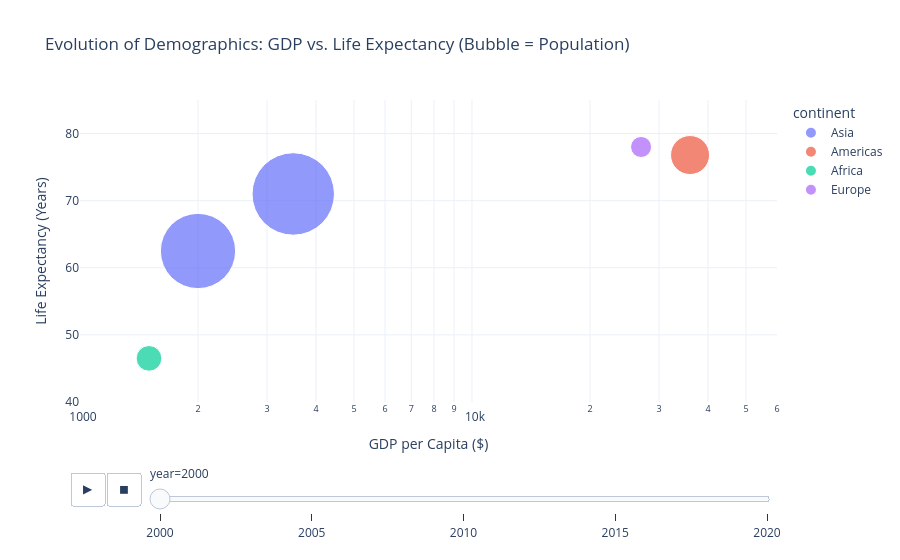

Notebook code cell kept with this figure:
### Code cell
import plotly.express as px
import pandas as pd
import numpy as np

# Synthetic longitudinal demographic panel
years = [2000, 2005, 2010, 2015, 2020]
countries = ['India', 'China', 'United States', 'Nigeria', 'Germany']
records = []

for c in countries:
    base_pop = {'India': 1050, 'China': 1260, 'United States': 282, 'Nigeria': 122, 'Germany': 82}[c]
    base_gdp = {'India': 2000, 'China': 3500, 'United States': 36000, 'Nigeria': 1500, 'Germany': 27000}[c]
    base_life = {'India': 62.5, 'China': 71.0, 'United States': 76.8, 'Nigeria': 46.5, 'Germany': 78.0}[c]
    cont = {'India': 'Asia', 'China': 'Asia', 'United States': 'Americas', 'Nigeria': 'Africa', 'Germany': 'Europe'}[c]
    
    for i, yr in enumerate(years):
        records.append({
            'country': c,
            'continent': cont,
            'year': yr,
            'population': int(base_pop * (1 + 0.015 * i) * 1e6),
            'gdp_per_capita': base_gdp * (1 + 0.05 * i),
            'life_expectancy': base_life + (i * 0.8)
        })

df = pd.DataFrame(records)

fig = px.scatter(
    df,
    x='gdp_per_capita',
    y='life_expectancy',
    animation_frame='year',
    animation_group='country',
    size='population',
    color='continent',
    hover_name='country',
    log_x=True,
    size_max=60,
    range_x=[1000, 60000],
    range_y=[40, 85],
    title='Evolution of Demographics: GDP vs. Life Expectancy (Bubble = Population)',
    labels={'gdp_per_capita': 'GDP per Capita ($)', 'life_expectancy': 'Life Expectancy (Years)'},
    template='plotly_white'
)

fig.show()

### Figure 1 — Plotly figure (JSON) as saved in the notebook; plotly's stock layout.template omitted (floating-point values rounded to 4 significant figures)
{"data": [{"hovertemplate": "<b>%{hovertext}</b><br><br>continent=Asia<br>year=2000<br>GDP per Capita ($)=%{x}<br>Life Expectancy (Years)=%{y}<br>population=%{marker.size}<extra></extra>", "hovertext": ["India", "China"], "ids": ["India", "China"], "legendgroup": "Asia", "marker": {"color": "#636efa", "size": [1050000000, 1260000000], "sizemode": "area", "sizeref": 371000, "symbol": "circle"}, "mode": "markers", "name": "Asia", "orientation": "v", "showlegend": true, "type": "scatter", "x": [2000, 3500], "xaxis": "x", "y": [62.5, 71], "yaxis": "y"}, {"hovertemplate": "<b>%{hovertext}</b><br><br>continent=Americas<br>year=2000<br>GDP per Capita ($)=%{x}<br>Life Expectancy (Years)=%{y}<br>population=%{marker.size}<extra></extra>", "hovertext": ["United States"], "ids": ["United States"], "legendgroup": "Americas", "marker": {"color": "#EF553B", "size": [282000000], "sizemode": "area", "sizeref": 371000, "symbol": "circle"}, "mode": "markers", "name": "Americas", "orientation": "v", "showlegend": true, "type": "scatter", "x": [36000], "xaxis": "x", "y": [76.8], "yaxis": "y"}, {"hovertemplate": "<b>%{hovertext}</b><br><br>continent=Africa<br>year=2000<br>GDP per Capita ($)=%{x}<br>Life Expectancy (Years)=%{y}<br>population=%{marker.size}<extra></extra>", "hovertext": ["Nigeria"], "ids": ["Nigeria"], "legendgroup": "Africa", "marker": {"color": "#00cc96", "size": [122000000], "sizemode": "area", "sizeref": 371000, "symbol": "circle"}, "mode": "markers", "name": "Africa", "orientation": "v", "showlegend": true, "type": "scatter", "x": [1500], "xaxis": "x", "y": [46.5], "yaxis": "y"}, {"hovertemplate": "<b>%{hovertext}</b><br><br>continent=Europe<br>year=2000<br>GDP per Capita ($)=%{x}<br>Life Expectancy (Years)=%{y}<br>population=%{marker.size}<extra></extra>", "hovertext": ["Germany"], "ids": ["Germany"], "legendgroup": "Europe", "marker": {"color": "#ab63fa", "size": [82000000], "sizemode": "area", "sizeref": 371000, "symbol": "circle"}, "mode": "markers", "name": "Europe", "orientation": "v", "showlegend": true, "type": "scatter", "x": [27000], "xaxis": "x", "y": [78], "yaxis": "y"}], "layout": {"legend": {"itemsizing": "constant", "title": {"text": "continent"}, "tracegroupgap": 0}, "sliders": [{"active": 0, "currentvalue": {"prefix": "year="}, "len": 0.9, "pad": {"b": 10, "t": 60}, "steps": [{"args": [["2000"], {"frame": {"duration": 0, "redraw": false}, "fromcurrent": true, "mode": "immediate", "transition": {"duration": 0, "easing": "linear"}}], "label": "2000", "method": "animate"}, {"args": [["2005"], {"frame": {"duration": 0, "redraw": false}, "fromcurrent": true, "mode": "immediate", "transition": {"duration": 0, "easing": "linear"}}], "label": "2005", "method": "animate"}, {"args": [["2010"], {"frame": {"duration": 0, "redraw": false}, "fromcurrent": true, "mode": "immediate", "transition": {"duration": 0, "easing": "linear"}}], "label": "2010", "method": "animate"}, {"args": [["2015"], {"frame": {"duration": 0, "redraw": false}, "fromcurrent": true, "mode": "immediate", "transition": {"duration": 0, "easing": "linear"}}], "label": "2015", "method": "animate"}, {"args": [["2020"], {"frame": {"duration": 0, "redraw": false}, "fromcurrent": true, "mode": "immediate", "transition": {"duration": 0, "easing": "linear"}}], "label": "2020", "method": "animate"}], "x": 0.1, "xanchor": "left", "y": 0, "yanchor": "top"}], "title": {"text": "Evolution of Demographics: GDP vs. Life Expectancy (Bubble = Population)"}, "updatemenus": [{"buttons": [{"args": [null, {"frame": {"duration": 500, "redraw": false}, "fromcurrent": true, "mode": "immediate", "transition": {"duration": 500, "easing": "linear"}}], "label": "&#9654;", "method": "animate"}, {"args": [[null], {"frame": {"duration": 0, "redraw": false}, "fromcurrent": true, "mode": "immediate", "transition": {"duration": 0, "easing": "linear"}}], "label": "&#9724;", "method": "animate"}], "direction": "left", "pad": {"r": 10, "t": 70}, "showactive": false, "type": "buttons", "x": 0.1, "xanchor": "right", "y": 0, "yanchor": "top"}], "xaxis": {"anchor": "y", "domain": [0, 1], "range": [3.0, 4.778], "title": {"text": "GDP per Capita ($)"}, "type": "log"}, "yaxis": {"anchor": "x", "domain": [0, 1], "range": [40, 85], "title": {"text": "Life Expectancy (Years)"}}}}
